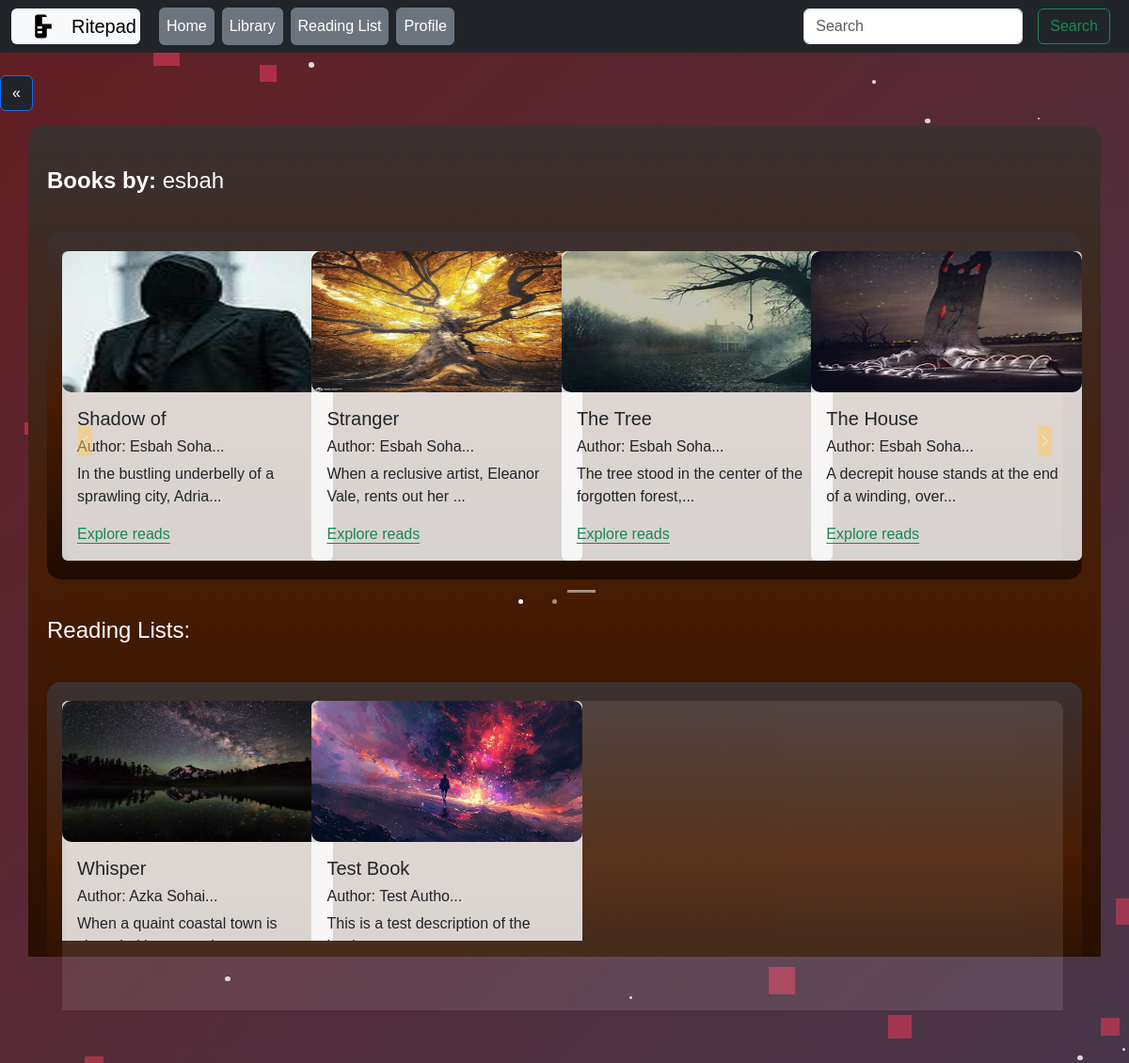
/read/view_profile/1/ (signed in), run on the app's committed database.
### read/models.py (models this page shows)
class Book(models.Model):
    book_id=models.AutoField
    user_id=models.ForeignKey(User, on_delete=models.CASCADE, default=1)
    book_name=models.CharField(max_length=50)
    book_author=models.CharField(max_length=50, default="", blank=True, null=True)
    book_genre=models.ForeignKey(Genre, on_delete=models.CASCADE, default="")
    description=models.CharField(max_length=5000, default="", blank=True, null=True)
    pub_date=models.DateField()
    image=models.ImageField(upload_to="read/images", default="")
    def __str__(self):
        return self.book_name

### read/views.py (the view)
# urls.py: path('view_profile/<int:userid>/', views.view_profile, name='view_profile'),
@login_required
def view_profile(request, userid):
    no_books=False
    user_books_data = []
    user_reads_data = []
    print('userid',userid)
    user=User.objects.get(id=userid)
    user_books = Book.objects.filter(user_id=userid)
    print('user_books',user_books)
    n_books = len(user_books)
    n_book_slides = n_books // 4 + ceil((n_books / 4) - (n_books // 4))
    if user_books:
        user_books_data.append([user_books, range(1, n_book_slides), n_book_slides])
    else:
        no_books=True
    read_book=[]
    user_reading_list = Reading_list.objects.values()
    user_reads = []
    all_user=[]
    for ur in user_reading_list:
        if ur['userid_id']==userid:
            all_user.append(ur)
    for entry in all_user:
        book_id=entry['read_bookid_id']
        print('book',book_id)
        read = Book.objects.values()
        for read_book in read:
            if read_book['id']==book_id:
                user_reads.append(read_book)
    n_reads = len(user_reads)
    if len(user_reads)==0:
        no_book=True
    n_read_slides = n_reads // 4 + ceil((n_reads / 4) - (n_reads // 4))
    if user_reads:
        user_reads_data.append([user_reads, range(1, n_read_slides), n_read_slides])
    print(f'User Books Data: {user_books_data}')
    print(f'User Reads Data: {user_reads_data}')
    context = {
        'user': user,
        'userbooks': user_books_data,
        'userreads': user_reads_data,
        'no_books': no_books
    }
    return render(request, 'read/view_profile.html', context)

### read/templates/read/view_profile.html (shortened to what this page needs)
{% extends 'read/basic.html' %}
{% block body %}
{% load static %}
<div id="stars-container"></div>
{% if not no_books %}
<div class="container bg-first">
    {% for user_books, range, nSlides in userbooks %}
    <h4 class="my-4"><b>Books by: </b>{{ user.username }}</h4>
    <div class="row">
        <div id="demo{{ forloop.counter }}" class="col carousel slide my-3" data-ride="carousel">
            <ul class="carousel-indicators">
                <li data-bs-target="#demo{{ forloop.counter }}" data-slide-to="0" class="active"></li>
                {% for i in range %}
                <li data-bs-target="#demo{{ forloop.parentloop.counter }}" data-slide-to="{{ i }}"></li>
                {% endfor %}
            </ul>
            <div class="container carousel-inner no-padding">
                <div class="carousel-item active">
                    {% for i in user_books %}
                    <div class="col-xs-3 col-sm-3 col-md-3">
                        <div class="card align-items-center" style="width: 18rem; background-color: rgba(255, 255, 255, 0.8); border: none;">
                            <img src='/media/{{ i.image }}' class="card-img-top" alt="...">
                            <div class="card-body">
                                <h5 class="card-title" id="namepr{{ i.id }}">{{ i.book_name|slice:"0:10" }}</h5>
                                <h6 class="card-title">Author: <span id="authorpr{{ i.id }}">{{ i.book_author|slice:"0:10" }}...</span></h6>
                                <p class="card-text">{{ i.description|slice:"0:53" }}...</p>
                                <a href="/read/bookview/{{ i.id }}" class="icon-link gap-1 icon-link-hover stretched-link link-success">
                                    Explore reads
                                </a>
                            </div>
                        </div>
                    </div>
                    {% if forloop.counter|divisibleby:4 and forloop.counter > 0 and not forloop.last %}
                </div>
                    {% endif %}
                    {% endfor %}
            </div>
        </div>
        <a class="carousel-control-prev" href="#demo{{ forloop.counter }}" data-slide="prev">
            <span class="carousel-control-prev-icon"></span>
        </a>
        <a class="carousel-control-next" href="#demo{{ forloop.counter }}" data-slide="next">
            <span class="carousel-control-next-icon"></span>
        </a>
    </div>
    {% endfor %}
    {% for user_reads, range, nslides in userreads %}
    <h4 class="my-4">Reading Lists: </h4>
    <div class="row">
        <div id="demo{{ forloop.counter }}" class="col carousel slide my-3" data-ride="carousel">
            <ul class="carousel-indicators">
                <li data-bs-target="#demo{{ forloop.counter }}" data-slide-to="0" class="active"></li>
            </ul>
            <div class="container carousel-inner no-padding">
                <div class="carousel-item active">
                    {% for i in user_reads %}
                    <div class="col-xs-3 col-sm-3 col-md-3">
                        <div class="card align-items-center" style="width: 18rem; background-color: rgba(255, 255, 255, 0.8); border: none;">
                            <img src='/media/{{ i.image }}' class="card-img-top" alt="...">
                            <div class="card-body">
                                <h5 class="card-title" id="namepr{{ i.id }}">{{ i.book_name|slice:"0:10" }}</h5>
                                <h6 class="card-title">Author: <span id="authorpr{{ i.id }}">{{ i.book_author|slice:"0:10" }}...</span></h6>
                                <p class="card-text">{{ i.description|slice:"0:53" }}...</p>
                                <a href="/read/bookview/{{ i.id }}" class="icon-link gap-1 icon-link-hover stretched-link link-success">
                                </a>
                            </div>
                        </div>
                    </div>
                    {% endfor %}
                </div>
            </div>
        </div>
        <a class="carousel-control-prev" href="#demo{{ forloop.counter }}" data-slide="prev">
            <span class="carousel-control-prev-icon"></span>
        </a>
        <a class="carousel-control-next" href="#demo{{ forloop.counter }}" data-slide="next">
            <span class="carousel-control-next-icon"></span>
        </a>
    </div>
    {% endfor %}
</div>
{% endif %}
{% endblock %}

### read/templates/read/view_profile.html (style rules this page uses)
body { background: linear-gradient(to bottom right, rgba(82, 6, 11, 0.9), rgba(52, 32, 54, 0.9) ); color: #fff; font-family: Arial, sans-serif; }
#stars-container { position: fixed; top: 0; left: 0; width: 100%; height: 100%; pointer-events: none; z-index: -1; }
.col-md-3 { display: inline-block; margin-left: -4px; }
.carousel-indicators .active { background-color: #461c03; }
.col-md-3 img { min-width: 150px; height: 150px; border-radius: 10px; transition: transform 0.3s; }
body .carousel-indicators { bottom: -40px; }
.carousel-control-prev-icon, .carousel-control-next-icon { width: 15px; background-color: #ffcc5c; }
.carousel-control-prev, .carousel-control-next { top: auto; bottom: auto; padding-top: 222px; }
.no-padding { padding-left: 0; padding-right: 0; }
.container { border-radius: 15px; background: linear-gradient(#3b3131, #461c03, #1f0b01); padding: 20px; }
.carousel-item { background-color: rgba(255, 255, 255, 0.1); border-radius: 10px; }

### data on the page
Book: image (picture), book_name "Shadow of", book_author "Esbah Soha", description "In the bustling underbelly of a sprawling city, Adria"
Book: image (picture), book_name "Stranger", book_author "Esbah Soha", description "When a reclusive artist, Eleanor Vale, rents out her"
Book: image (picture), book_name "The Tree", book_author "Esbah Soha", description "The tree stood in the center of the forgotten forest,"
Book: image (picture), book_name "The House", book_author "Esbah Soha", description "A decrepit house stands at the end of a winding, over"
Book: image (picture), book_name "Whisper", book_author "Azka Sohai", description "When a quaint coastal town is shrouded in an unrelent"
Book: image (picture), book_name "Test Book", book_author "Test Autho", description "This is a test description of the book."

### other printed values
{{ user.username }} "esbah"
